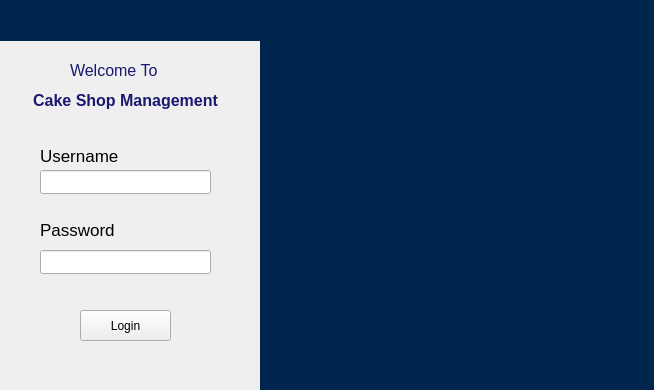
<?xml version="1.0" encoding="UTF-8"?>
<ui version="4.0">
 <class>login</class>
 <widget class="QMainWindow" name="login">
  <property name="geometry">
   <rect>
    <x>0</x>
    <y>0</y>
    <width>654</width>
    <height>390</height>
   </rect>
  </property>
  <property name="windowTitle">
   <string>login</string>
  </property>
  <widget class="QWidget" name="centralwidget">
   <widget class="QLabel" name="label_3">
    <property name="geometry">
     <rect>
      <x>260</x>
      <y>0</y>
      <width>461</width>
      <height>411</height>
     </rect>
    </property>
    <property name="styleSheet">
     <string notr="true">background-color: rgb(0, 38, 77);</string>
    </property>
    <property name="text">
     <string/>
    </property>
   </widget>
   <widget class="QLineEdit" name="lineEdit_username">
    <property name="geometry">
     <rect>
      <x>40</x>
      <y>170</y>
      <width>171</width>
      <height>24</height>
     </rect>
    </property>
   </widget>
   <widget class="QLabel" name="label">
    <property name="geometry">
     <rect>
      <x>40</x>
      <y>145</y>
      <width>91</width>
      <height>21</height>
     </rect>
    </property>
    <property name="font">
     <font>
      <pointsize>13</pointsize>
     </font>
    </property>
    <property name="text">
     <string>Username</string>
    </property>
   </widget>
   <widget class="QLabel" name="label_4">
    <property name="geometry">
     <rect>
      <x>290</x>
      <y>330</y>
      <width>281</width>
      <height>31</height>
     </rect>
    </property>
    <property name="text">
     <string>satus</string>
    </property>
   </widget>
   <widget class="QPushButton" name="pushButton">
    <property name="geometry">
     <rect>
      <x>80</x>
      <y>310</y>
      <width>91</width>
      <height>31</height>
     </rect>
    </property>
    <property name="text">
     <string>Login</string>
    </property>
   </widget>
   <widget class="QLabel" name="label_2">
    <property name="geometry">
     <rect>
      <x>40</x>
      <y>220</y>
      <width>111</width>
      <height>20</height>
     </rect>
    </property>
    <property name="font">
     <font>
      <pointsize>13</pointsize>
     </font>
    </property>
    <property name="text">
     <string>Password</string>
    </property>
   </widget>
   <widget class="QLineEdit" name="lineEdit_password">
    <property name="geometry">
     <rect>
      <x>40</x>
      <y>250</y>
      <width>171</width>
      <height>24</height>
     </rect>
    </property>
    <property name="echoMode">
     <enum>QLineEdit::Password</enum>
    </property>
   </widget>
   <widget class="QLabel" name="label_5">
    <property name="geometry">
     <rect>
      <x>0</x>
      <y>0</y>
      <width>261</width>
      <height>41</height>
     </rect>
    </property>
    <property name="styleSheet">
     <string notr="true">background-color: rgb(0, 38, 77);</string>
    </property>
    <property name="text">
     <string/>
    </property>
   </widget>
   <widget class="QLabel" name="label_6">
    <property name="geometry">
     <rect>
      <x>-60</x>
      <y>70</y>
      <width>371</width>
      <height>61</height>
     </rect>
    </property>
    <property name="font">
     <font>
      <pointsize>14</pointsize>
      <bold>true</bold>
     </font>
    </property>
    <property name="text">
     <string>&lt;html&gt;&lt;head/&gt;&lt;body&gt;&lt;p align=&quot;center&quot;&gt;&lt;span style=&quot; font-size:12pt; color:#191970;&quot;&gt;Cake Shop Management&lt;/span&gt;&lt;/p&gt;&lt;/body&gt;&lt;/html&gt;</string>
    </property>
   </widget>
   <widget class="QLabel" name="label_7">
    <property name="geometry">
     <rect>
      <x>70</x>
      <y>60</y>
      <width>141</width>
      <height>21</height>
     </rect>
    </property>
    <property name="font">
     <font>
      <pointsize>14</pointsize>
     </font>
    </property>
    <property name="text">
     <string>&lt;html&gt;&lt;head/&gt;&lt;body&gt;&lt;p&gt;&lt;span style=&quot; font-size:12pt; color:#191970;&quot;&gt;Welcome To&lt;/span&gt;&lt;/p&gt;&lt;/body&gt;&lt;/html&gt;</string>
    </property>
   </widget>
   <zorder>label_4</zorder>
   <zorder>label_3</zorder>
   <zorder>lineEdit_username</zorder>
   <zorder>label</zorder>
   <zorder>pushButton</zorder>
   <zorder>label_2</zorder>
   <zorder>lineEdit_password</zorder>
   <zorder>label_5</zorder>
   <zorder>label_6</zorder>
   <zorder>label_7</zorder>
  </widget>
  <widget class="QMenuBar" name="menubar">
   <property name="geometry">
    <rect>
     <x>0</x>
     <y>0</y>
     <width>654</width>
     <height>21</height>
    </rect>
   </property>
  </widget>
 </widget>
 <resources/>
 <connections/>
</ui>
